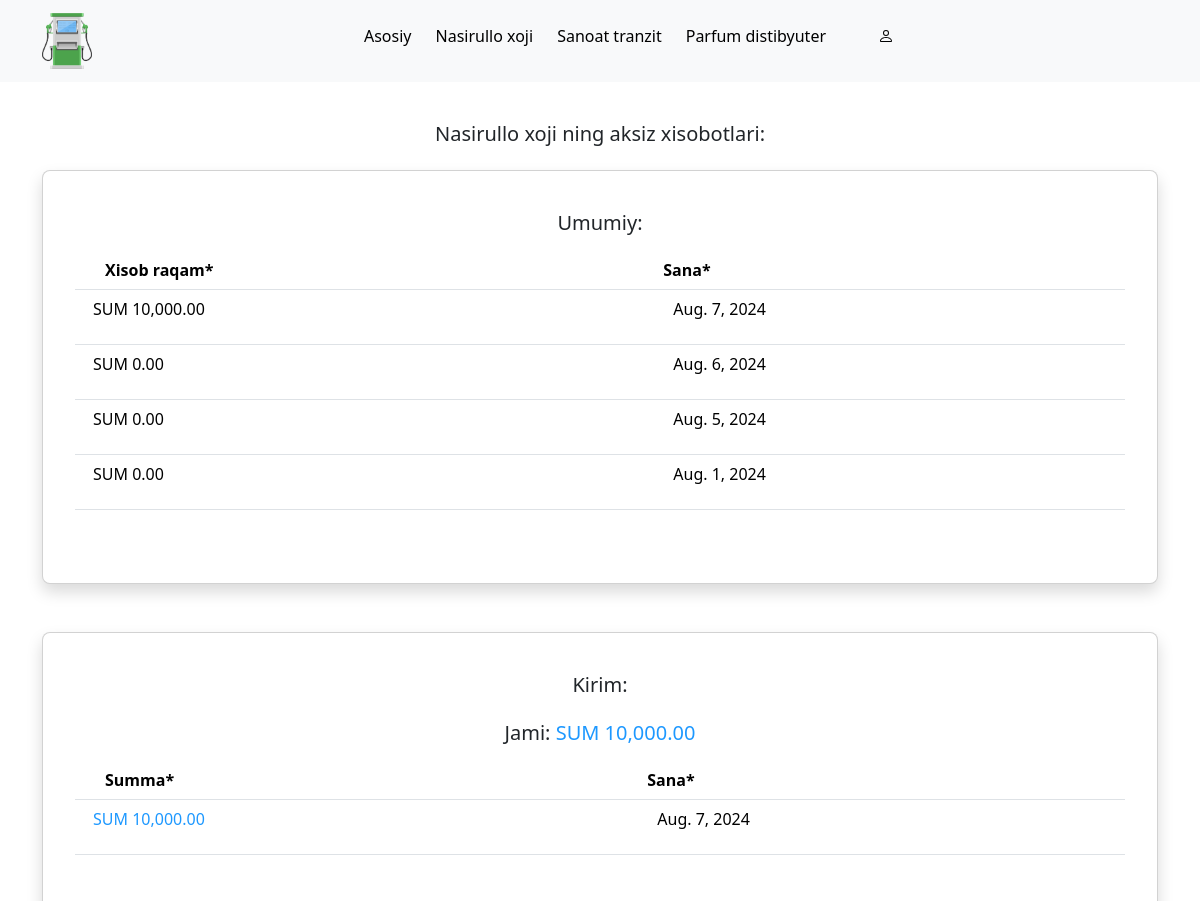
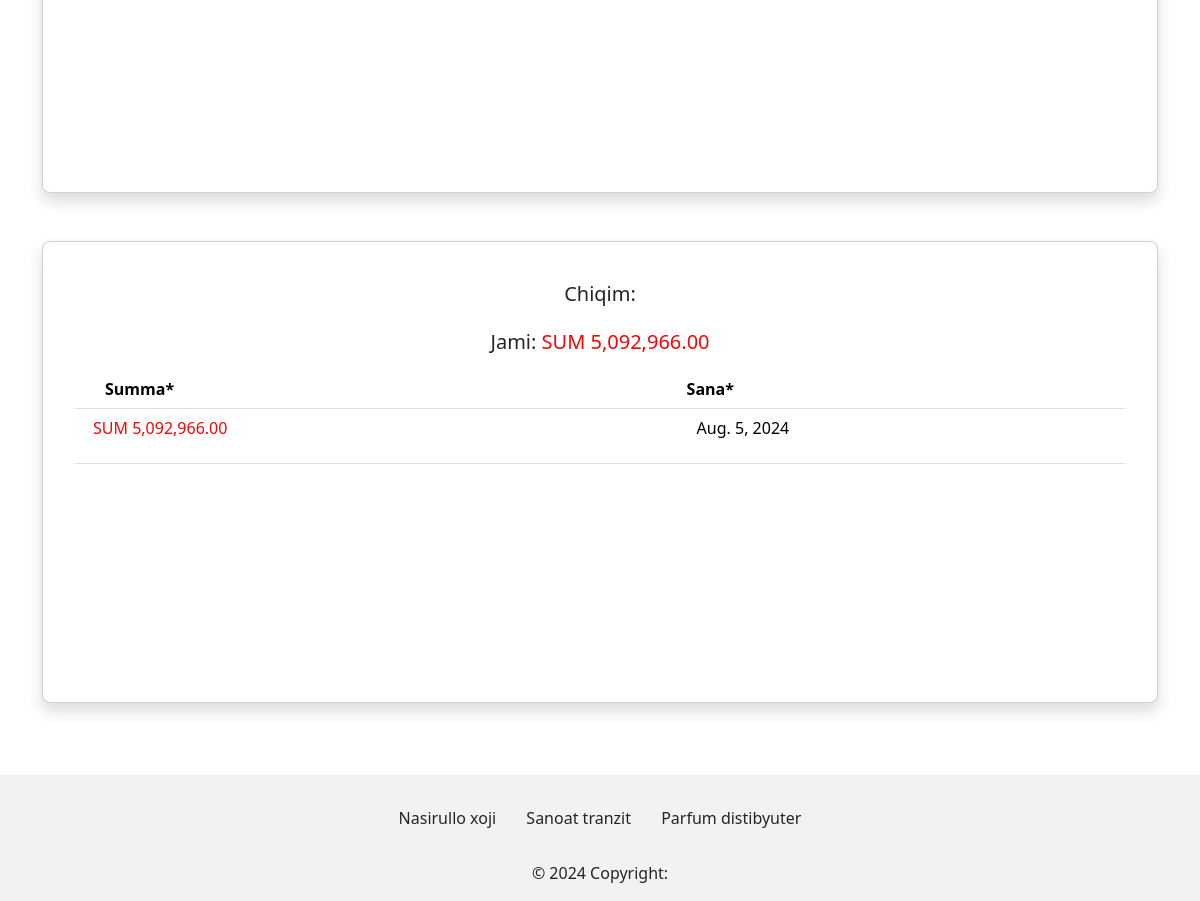
Page /nasirullo_aksiz_raports/ on the committed database (2 pictures, top to bottom).
### reports/models.py (models this page shows, shortened)
class Filial(models.Model):
    name = models.CharField("Filial nomi", max_length=50)
    slug = models.SlugField("*",unique=True)
    def get_url(self):
        return reverse("main:category_list", kwargs={"category_slug":self.slug,})
    def __str__(self):
        return "{}".format(self.name)

class Aksiz_XR(models.Model):
    category = models.ForeignKey(Filial,verbose_name="Aksiz", on_delete=models.DO_NOTHING, default=None,null=True,related_name="aksiz")
    bill = models.IntegerField("Aksiz xisob", default=0,null=True,blank=True)
    date = models.DateField("Vaqt")
    class Meta:
        verbose_name = "Aksiz xisob"

class Aksiz_XR_income(models.Model):
    category = models.ForeignKey(Filial,verbose_name="Aksiz_income", on_delete=models.DO_NOTHING, default=None,null=True,related_name="aksiz_income")
    income = models.IntegerField("Aksiz income",default=0,null=True,blank=True)
    date = models.DateField("Vaqt", auto_now_add=True,)
    class Meta:
        ordering = ["-id"]
        verbose_name = "Aksiz Income X/R"

class Aksiz_XR_outcome(models.Model):
    category = models.ForeignKey(Filial,verbose_name="Aksiz_outcome", on_delete=models.DO_NOTHING, default=None,null=True,related_name="aksiz_outcome")
    outcome = models.IntegerField("Aksiz outcome",default=0,null=True,blank=True)
    date = models.DateField("Vaqt", auto_now_add=True,)
    class Meta:
        ordering = ["-id"]
        verbose_name = "Aksiz Outcome X/R"

### reports/views.py (the view)
# urls.py: path("nasirullo_aksiz_raports/",views.nasirulloaksizraports,name='nasirullo_aksiz_raports'),
def nasirulloaksizraports(request):
    category = Filial.objects.all()
    for cat in category:
        if str(cat) in "Nasirullo xoji":
            cate = cat
    current_month = now().month
    aksizes = Aksiz_XR.objects.select_related('category').filter(category=cate,date__month=current_month)
    aksiz_income = Aksiz_XR_income.objects.select_related('category').filter(category=cate,date__month=current_month)
    aksiz_outcome = Aksiz_XR_outcome.objects.select_related('category').filter(category=cate,date__month=current_month)
    income_total = 0
    outcome_total = 0
    for incom in aksiz_income:
        income_total += incom.income
    for outcom in aksiz_outcome:
        outcome_total += outcom.outcome
    context = {
        "cattitle":cate,
        "categories":category,
        "gases":aksizes[::-1],
        "gas_income":aksiz_income,
        "gas_outcome":aksiz_outcome,
        "income_total":income_total,
        "outcome_total":outcome_total,
    }
    return render(request, "akiszraports.html", context)

### templates/akiszraports.html (shortened to what this page needs)
<html lang="en">
  <head>
    <link
      href="https://cdn.jsdelivr.net/npm/bootstrap@5.3.3/dist/css/bootstrap.min.css"
      rel="stylesheet"
    />
    <link rel="stylesheet" href="/static/css/index.css" />
  </head>
  <body>
    <nav class="navbar navbar-expand-lg navbar-light bg-light">
      <div class="container">
        <a class="navbar-brand" href="/">
          <img
            src="/static/img/vecteezy_gas-pump-clipart-design-illustration_9400880.png"
            width="50"
            alt="Picture"
          />
        </a>
        <div class="collapse navbar-collapse" id="navbarSupportedContent">
          <ul class="navbar-nav mx-auto mb-2 mb-lg-0">
            <li class="nav-item">
              <a class="nav-link active m-1" aria-current="page" href="/"
                ><h6>Asosiy</h6></a
              >
            </li>
            {% for cat in categories %}
            <li class="nav-item">
              <a
                class="nav-link active m-1"
                aria-current="page"
                href="{{cat.get_url}}"
                ><h6>{{ cat.name }}</h6></a
              >
            </li>
            {% endfor %}
            <li class="nav-item">
              <img
                style="margin-top: 13px; margin-left: 40px"
                src="/static/img/person.svg"
                alt=""
              />
            </li>
            <li class="nav-item">
              <h6 class="" style="margin-top: 2px; padding: 10px">
              </h6>
            </li>
          </ul>
        </div>
      </div>
    </nav>
    <br />
    <h5 class="text-center p-3">{{cattitle}} ning aksiz xisobotlari:</h5>
    <div class="container">
      <div class="card w-100 shadow p-3 mb-5 bg-body rounded-3">
        <div class="card-body">
          <h5 class="card-title text-center p-2">Umumiy:</h5>
          <div
            style="margin-bottom: 10xp"
            class="table-responsive overflow-scroll"
          >
            <div style="height: 300px">
              <table class="table" id="gas_report_scroll">
                <thead>
                  <th style="padding-left: 30px">Xisob raqam*</th>
                  <th>Sana*</th>
                </thead>
                <tbody>
                  {% for gas in gases %}
                  <tr>
                    <td>
                      <p style="margin-left: 10px" class="formatNum">
                      </p>
                    </td>
                    <td>
                      <p style="margin-left: 10px">{{gas.date}}</p>
                    </td>
                  </tr>
                  {% endfor %}
                </tbody>
              </table>
            </div>
          </div>
        </div>
      </div>
    </div>
    <div class="container">
      <div class="card w-100 shadow p-3 mb-5 bg-body rounded-3">
        <div class="card-body">
          <h5 class="card-title text-center p-2">Kirim:</h5>
          <h5 class="card-title text-center p-2">
            <span>Jami:</span>
            <span class="formatNum" style="color: #1d98ffff"
              >{{income_total}}</span
            >
          </h5>
          <div
            style="margin-bottom: 10xp"
            class="table-responsive overflow-scroll"
          >
            <div style="height: 300px">
              <table class="table" id="gas_report_scroll">
                <thead>
                  <th style="padding-left: 30px">Summa*</th>
                  <th>Sana*</th>
                </thead>
                <tbody>
                  {% for income in gas_income %}
                  <tr>
                    <td>
                      <p
                        style="margin-left: 10px; color: #1d98ffff"
                        class="formatNum"
                      >
                      </p>
                    </td>
                    <td>
                      <p style="margin-left: 10px">{{income.date}}</p>
                    </td>
                  </tr>
                  {% endfor %}
                </tbody>
              </table>
            </div>
          </div>
        </div>
      </div>
    </div>
    <div class="container">
      <div class="card w-100 shadow p-3 mb-5 bg-body rounded-3">
        <div class="card-body">
          <h5 class="card-title text-center p-2">Chiqim:</h5>
          <h5 class="card-title text-center p-2">
            <span>Jami:</span>
            <span class="formatNum" style="color: red">{{outcome_total}}</span>
          </h5>
          <div
            style="margin-bottom: 10xp"
            class="table-responsive overflow-scroll"
          >
            <div style="height: 300px">
              <table class="table" id="gas_report_scroll">
                <thead>
                  <th style="padding-left: 30px">Summa*</th>
                  <th>Sana*</th>
                </thead>
                <tbody>
                  {% for outcome in gas_outcome %}
                  <tr>
                    <td>
                      <p
                        style="margin-left: 10px; color: red"
                        class="formatNum"
                      >
                      </p>
                    </td>
                    <td>
                      <p style="margin-left: 10px">{{outcome.date}}</p>
                    </td>
                  </tr>
                  {% endfor %}
                </tbody>
              </table>
            </div>
          </div>
        </div>
      </div>
    </div>
    <br />
    <footer class="text-center" style="background-color: rgba(0, 0, 0, 0.05)">
      <div class="container p-4 pb-0">
        <section class="mb-4">
          {% for cat in categories %}
          <a
            data-mdb-ripple-init
            class="btn text-dark btn-floating"
            href="{{cat.get_url}}"
            role="button"
            >{{cat.name}}</a
          >
          {% endfor %}
        </section>
      </div>
      <div class="text-center p-3 pt-0">
        © 2024 Copyright:
      </div>
    </footer>
  </body>
</html>

### rows in the picture
Filial: name "Nasirullo xoji"
Filial: name "Sanoat tranzit"
Filial: name "Parfum distibyuter"
Aksiz_XR: date "Aug. 7, 2024"
Aksiz_XR: date "Aug. 6, 2024"
Aksiz_XR: date "Aug. 5, 2024"
Aksiz_XR: date "Aug. 1, 2024"
Aksiz_XR_income: date "Aug. 7, 2024"
Aksiz_XR_outcome: date "Aug. 5, 2024"
